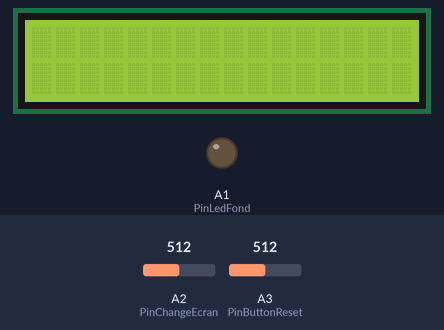
Simulated run of this sketch. Board: Arduino Uno, built with avr-gcc and run on an emulated ATmega328P. Shown: 16×2 character LCD, output pins drawn as LEDs (lit = HIGH). The inputs (shaded band) are chosen by the test bench; at power-on: A2 (PinChangeEcran) = 512, A3 (PinButtonReset) = 512. What the sketch prints to the serial monitor is not drawn.

Above: at 5.6 s.
5.7 s: A2 (PinChangeEcran) set to 883
7.4 s: A2 (PinChangeEcran) set to 918
At 8.9 s:
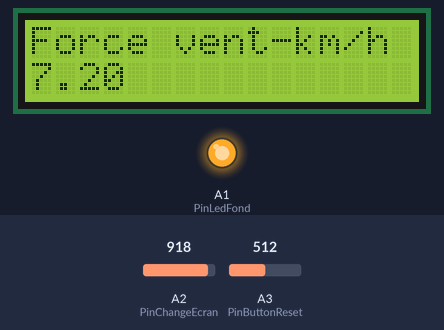
At 12.6 s:
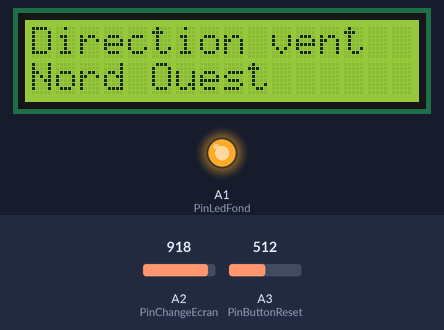
12.7 s: A2 (PinChangeEcran) set to 900
At 17.9 s:
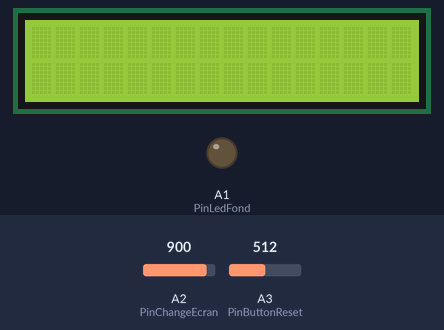
Timing chart, 0 to 18.2 s (numbered marks = the images above; inputs shaded):
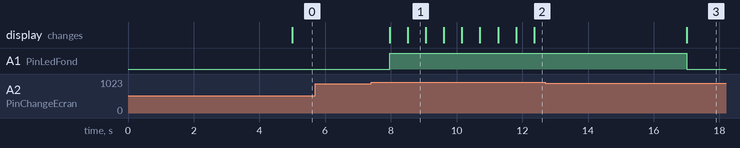

Measured:
- the behaviour switches between 900 and 901 on A2 (PinChangeEcran) (found by bisection; images 0 and 1)
- after the input at 7.4 s, A1 (PinLedFond): LOW → HIGH after 0.56 s; the display: first changes after 0.56 s (image 1 shows a later state)
- after the input at 12.7 s, A1 (PinLedFond): HIGH → LOW after 4.3 s; the display: changes after 4.3 s (image 3)
- what the display in image 1 shows lasts 0.6 s, from 8.5 s to 9.1 s

The sketch:

TestLCD.ino
```cpp
#include "Arduino.h"
#include <LiquidCrystal.h>


//Pin pour l'écran LCD
const int PinRS = 8;
const int PinEnable = 3;
const int PinD4 = 4;
const int PinD5 = 5;
const int PinD6 = 6;
const int PinD7 = 7;

// Variables et pins pour l'affichage
const int PinChangeEcran = A2;
const int PinButtonReset = A3;

bool Affichage;
String MessageLCD0;
String MessageLCD1;

//Variables pour le debounce time
// Last : N-1
// Previous : état stable précédent
int PositionReset;
int PositionChange;
int LastPositionReset;
int LastPositionChange;
unsigned long LastdebounceTimeReset = 0;
unsigned long LastdebounceTimeChange = 0;

int NumEcran;

//Temps d'affichage des valeurs sur l'écran
const int TimeAffichageMax = 5; //temps d'affichage en seconde
unsigned long TimeAffichageCourant = 0;
unsigned long debutAffichage = 0;
unsigned long LastdebounceTime = 0;  // the last time the output pin was toggled
unsigned int debounceDelay = 500;    // the debounce time; increase if the output flickers


//Controle du fond
int PinLedFond = A1;


//Initilisation de l'ecran LCD
LiquidCrystal lcd(PinRS, PinEnable, PinD4, PinD5, PinD6, PinD7);

int PositionButton(int EntreeAnalog){
  // si bouton appuie : 1
  //On fait un changement de boutton que lorsque l'on passe de 1 à 0

  int PositionButton;

  if(EntreeAnalog > 900){
    PositionButton = 1;
  }
  else{
    PositionButton = 0;
  }
  return(PositionButton);
}

void setup() {

  Serial.begin(9600);

  pinMode (PinLedFond, OUTPUT);
  Affichage = false; //parametre d'affichage
  NumEcran = 0;

  lcd.begin(16, 2);

  //Initilisation des position des boutons pour l'affichage
  PositionReset = PositionButton(analogRead(PinButtonReset));
  PositionChange = PositionButton(analogRead(PinChangeEcran));
  LastPositionReset = PositionReset;
  LastPositionChange = PositionChange;

}

float DataAffichage[4];
void SelectionDonneeAffichage(int numero, float DataAffichage[]){
  //Fonction qui modifie les valeurs qui sont envoyées à l'écran LCD

  if(numero == 0){
    //on affiche le nombre de mm tombe
    float VolumeEau = DataAffichage[numero];
    MessageLCD0 = "Pluie :    |    ";
    int PartieEnt = int(VolumeEau);
    int PremiereDeci = (int(PartieEnt*10)-10*PartieEnt);
    MessageLCD1 = String(PartieEnt) + "," + String(PremiereDeci);
  }
  else if(numero == 1){
    //Affiche les données sur la direction du vent
    MessageLCD0 = "Direction vent";

    int IndiceVent = DataAffichage[numero];
    String DirectionVentAffichage = "Nord Ouest      ";
    MessageLCD1 = DirectionVentAffichage;
  }
  else if(numero == 2){
    //Affiche les données sur la force du vent
    MessageLCD0 = "Force vent-km/h";

    float VitesseVentAffichage = DataAffichage[numero]*0.24;
    MessageLCD1 = String(VitesseVentAffichage);
    }
  else if(numero == 3){
    //Affiche les données sur la température
    MessageLCD0 = "Pas de prise en ";
    MessageLCD1 = "compte de la T  ";
    }
}


void loop(){

  //Pour gérer l'affichage
  //On regarde si il y a eu un changement d'état du bouton change
  PositionChange = PositionButton(analogRead(PinChangeEcran));
  if(PositionChange != LastPositionChange){
    LastdebounceTimeChange = millis();
    }
  Serial.println(PositionChange);
  if(((millis() - LastdebounceTimeChange) > debounceDelay) && (true)){
    if(PositionChange == 1){
      Serial.println("sdbfzfjbqldivqldbkvjqldijvbcqiusiducbqisducv");
      NumEcran = (NumEcran + 1) % 4;
      Affichage = true;
      LastdebounceTimeChange = millis();
      debutAffichage = long(millis()/1000); //Reinitialise le timer d'affichage

      //Si on affiche les données ou pas
      //On va chercher les donnees pour remplir le vecteur DataAffichage

      DataAffichage[0] = 42;
      DataAffichage[1] = 26;
      DataAffichage[2] = 30;
      DataAffichage[3] = 5;

      //Initialisation des lignes à afficher
      SelectionDonneeAffichage(NumEcran, DataAffichage);

      lcd.display();
      lcd.setCursor(0, 0);
      lcd.println("                "); //efface les caractère en memoire
      lcd.setCursor(0, 0);
      lcd.println(MessageLCD0);
      lcd.setCursor(0, 1);
      lcd.println("                ");
      lcd.setCursor(0, 1);
      lcd.println(MessageLCD1);
      analogWrite (PinLedFond, 128);
    }
  }
  LastPositionChange = PositionChange;


  TimeAffichageCourant = long(millis()/1000) - debutAffichage;
  if(TimeAffichageCourant < TimeAffichageMax){
    //regarde depuis combien de temps c'est affiche, on coupe si trop longptemps
    Affichage = true;
  }
  else{
    Affichage = false;
    lcd.noDisplay();
    analogWrite (PinLedFond, 0);
  }


  //Pour gérer le reset des données
  //On regarde si il y a eu un changement d'état du bouton reset
  PositionReset = PositionButton(analogRead(PinButtonReset));
  if(PositionReset != LastPositionReset){
    LastdebounceTimeReset = millis();
  }
  if((millis() - LastdebounceTimeReset) > debounceDelay){
    if(PositionReset == 1){
      Serial.println("tous est remis à zéro \n");
    }
  }
  LastPositionReset = PositionReset;

}
```
